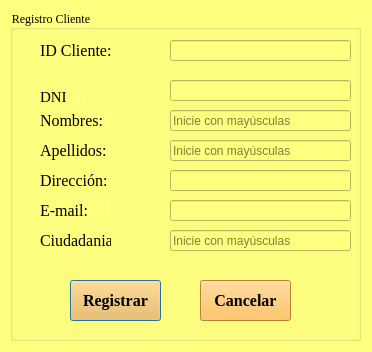
<?xml version="1.0" encoding="UTF-8"?>
<ui version="4.0">
 <class>Gui_Cliente</class>
 <widget class="QDialog" name="Gui_Cliente">
  <property name="enabled">
   <bool>true</bool>
  </property>
  <property name="geometry">
   <rect>
    <x>0</x>
    <y>0</y>
    <width>372</width>
    <height>352</height>
   </rect>
  </property>
  <property name="windowTitle">
   <string>Dialog</string>
  </property>
  <property name="autoFillBackground">
   <bool>false</bool>
  </property>
  <property name="styleSheet">
   <string notr="true">background-color: rgb(255, 255, 127);</string>
  </property>
  <widget class="QGroupBox" name="groupBox">
   <property name="geometry">
    <rect>
     <x>10</x>
     <y>10</y>
     <width>351</width>
     <height>331</height>
    </rect>
   </property>
   <property name="font">
    <font>
     <family>Times New Roman</family>
     <pointsize>9</pointsize>
    </font>
   </property>
   <property name="styleSheet">
    <string notr="true">background-color: rgb(255, 255, 127);</string>
   </property>
   <property name="title">
    <string>Registro Cliente</string>
   </property>
   <widget class="QLabel" name="label">
    <property name="geometry">
     <rect>
      <x>30</x>
      <y>30</y>
      <width>71</width>
      <height>21</height>
     </rect>
    </property>
    <property name="font">
     <font>
      <family>Times New Roman</family>
      <pointsize>12</pointsize>
     </font>
    </property>
    <property name="text">
     <string>ID Cliente:</string>
    </property>
   </widget>
   <widget class="QLineEdit" name="lineEdit">
    <property name="enabled">
     <bool>false</bool>
    </property>
    <property name="geometry">
     <rect>
      <x>160</x>
      <y>30</y>
      <width>181</width>
      <height>21</height>
     </rect>
    </property>
   </widget>
   <widget class="QLabel" name="label_2">
    <property name="geometry">
     <rect>
      <x>30</x>
      <y>100</y>
      <width>71</width>
      <height>21</height>
     </rect>
    </property>
    <property name="font">
     <font>
      <family>Times New Roman</family>
      <pointsize>12</pointsize>
     </font>
    </property>
    <property name="text">
     <string>Nombres:</string>
    </property>
   </widget>
   <widget class="QLabel" name="label_3">
    <property name="geometry">
     <rect>
      <x>30</x>
      <y>130</y>
      <width>71</width>
      <height>21</height>
     </rect>
    </property>
    <property name="font">
     <font>
      <family>Times New Roman</family>
      <pointsize>12</pointsize>
     </font>
    </property>
    <property name="text">
     <string>Apellidos:</string>
    </property>
   </widget>
   <widget class="QLabel" name="label_4">
    <property name="geometry">
     <rect>
      <x>30</x>
      <y>160</y>
      <width>71</width>
      <height>21</height>
     </rect>
    </property>
    <property name="font">
     <font>
      <family>Times New Roman</family>
      <pointsize>12</pointsize>
     </font>
    </property>
    <property name="text">
     <string>Dirección:</string>
    </property>
   </widget>
   <widget class="QLabel" name="label_5">
    <property name="geometry">
     <rect>
      <x>30</x>
      <y>220</y>
      <width>71</width>
      <height>21</height>
     </rect>
    </property>
    <property name="font">
     <font>
      <family>Times New Roman</family>
      <pointsize>12</pointsize>
     </font>
    </property>
    <property name="text">
     <string>Ciudadania:</string>
    </property>
   </widget>
   <widget class="QLabel" name="label_6">
    <property name="geometry">
     <rect>
      <x>30</x>
      <y>190</y>
      <width>71</width>
      <height>21</height>
     </rect>
    </property>
    <property name="font">
     <font>
      <family>Times New Roman</family>
      <pointsize>12</pointsize>
     </font>
    </property>
    <property name="text">
     <string>E-mail:</string>
    </property>
   </widget>
   <widget class="QLineEdit" name="lineEdit_1">
    <property name="geometry">
     <rect>
      <x>160</x>
      <y>70</y>
      <width>181</width>
      <height>21</height>
     </rect>
    </property>
    <property name="font">
     <font>
      <family>Times New Roman</family>
      <pointsize>9</pointsize>
      <kerning>true</kerning>
     </font>
    </property>
    <property name="placeholderText">
     <string/>
    </property>
   </widget>
   <widget class="QLineEdit" name="lineEdit_3">
    <property name="geometry">
     <rect>
      <x>160</x>
      <y>130</y>
      <width>181</width>
      <height>21</height>
     </rect>
    </property>
    <property name="placeholderText">
     <string>Inicie con mayúsculas</string>
    </property>
   </widget>
   <widget class="QLineEdit" name="lineEdit_4">
    <property name="geometry">
     <rect>
      <x>160</x>
      <y>160</y>
      <width>181</width>
      <height>21</height>
     </rect>
    </property>
   </widget>
   <widget class="QLineEdit" name="lineEdit_5">
    <property name="geometry">
     <rect>
      <x>160</x>
      <y>220</y>
      <width>181</width>
      <height>21</height>
     </rect>
    </property>
    <property name="placeholderText">
     <string>Inicie con mayúsculas</string>
    </property>
   </widget>
   <widget class="QLineEdit" name="lineEdit_6">
    <property name="geometry">
     <rect>
      <x>160</x>
      <y>190</y>
      <width>181</width>
      <height>21</height>
     </rect>
    </property>
    <property name="text">
     <string/>
    </property>
   </widget>
   <widget class="QPushButton" name="Aceptar_button">
    <property name="geometry">
     <rect>
      <x>60</x>
      <y>270</y>
      <width>91</width>
      <height>41</height>
     </rect>
    </property>
    <property name="font">
     <font>
      <family>Times New Roman</family>
      <pointsize>12</pointsize>
      <weight>75</weight>
      <bold>true</bold>
     </font>
    </property>
    <property name="styleSheet">
     <string notr="true">background-color: rgb(255, 184, 62);</string>
    </property>
    <property name="text">
     <string>Registrar</string>
    </property>
   </widget>
   <widget class="QPushButton" name="Cancel_button">
    <property name="geometry">
     <rect>
      <x>190</x>
      <y>270</y>
      <width>91</width>
      <height>41</height>
     </rect>
    </property>
    <property name="font">
     <font>
      <family>Times New Roman</family>
      <pointsize>12</pointsize>
      <weight>75</weight>
      <italic>false</italic>
      <bold>true</bold>
      <underline>false</underline>
      <strikeout>false</strikeout>
      <kerning>true</kerning>
     </font>
    </property>
    <property name="styleSheet">
     <string notr="true">background-color: rgb(255, 184, 62);</string>
    </property>
    <property name="text">
     <string>Cancelar</string>
    </property>
   </widget>
   <widget class="QLineEdit" name="lineEdit_2">
    <property name="geometry">
     <rect>
      <x>160</x>
      <y>100</y>
      <width>181</width>
      <height>21</height>
     </rect>
    </property>
    <property name="placeholderText">
     <string>Inicie con mayúsculas</string>
    </property>
   </widget>
   <widget class="QLabel" name="label_1">
    <property name="geometry">
     <rect>
      <x>30</x>
      <y>80</y>
      <width>47</width>
      <height>13</height>
     </rect>
    </property>
    <property name="font">
     <font>
      <family>Times New Roman</family>
      <pointsize>11</pointsize>
     </font>
    </property>
    <property name="text">
     <string>DNI</string>
    </property>
   </widget>
  </widget>
 </widget>
 <resources/>
 <connections/>
</ui>
